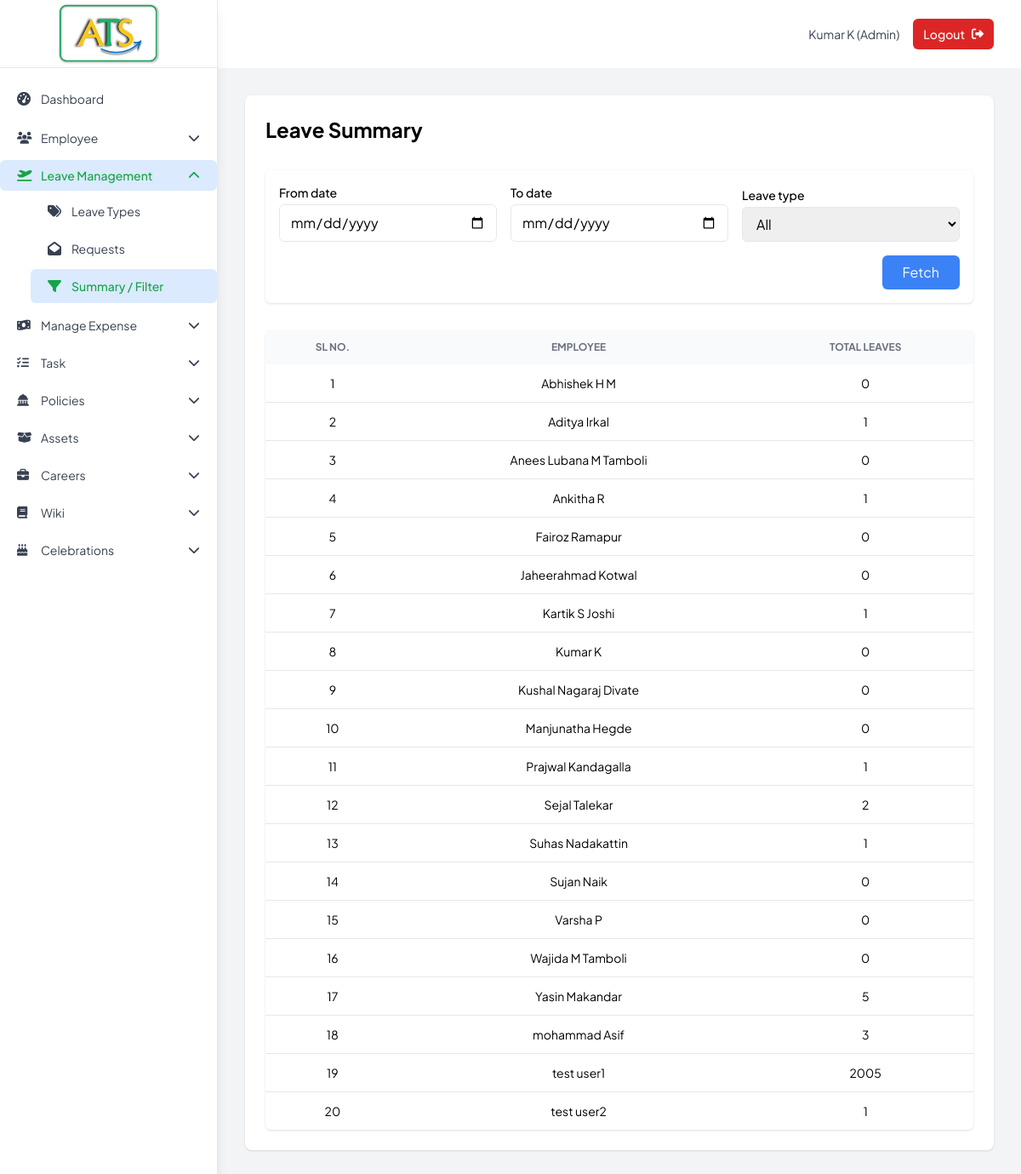
Page /admin/leave_summary (signed in) on the committed database.
### tables this page shows
CREATE TABLE tbl_employee (
                emp_id INTEGER PRIMARY KEY AUTOINCREMENT,
                first_name TEXT NOT NULL,
                last_name TEXT NOT NULL,
                gender TEXT NOT NULL,
                dob DATE NOT NULL,
                address TEXT NOT NULL,
                phone_no TEXT NOT NULL,
                email TEXT UNIQUE NOT NULL,
                password TEXT NOT NULL,
                status TEXT DEFAULT 'active',
                emp_type TEXT DEFAULT 'emp',
                inserted_date DATETIME DEFAULT CURRENT_TIMESTAMP
            );

### app.py (the view)
@app.route('/admin/leave_summary', methods=['GET', 'POST'])
def admin_leave_summary():
    if 'user_id' not in session or session['emp_type'] != 'admin':
        return redirect(url_for('login'))
    f_date_from   = request.form.get('date_from')         if request.method == 'POST' else ''
    f_date_to     = request.form.get('date_to')           if request.method == 'POST' else ''
    f_leave_type  = request.form.get('leave_type_id')     if request.method == 'POST' else ''
    leave_types   = db.get_leave_types()
    summary       = db.get_leave_summary(
                        date_from   = f_date_from or None,
                        date_to     = f_date_to   or None,
                        leave_type_id = f_leave_type or None
                    )
    return render_template('admin_leave_summary.html',
                           leave_types = leave_types,
                           summary     = summary,
                           f_date_from = f_date_from,
                           f_date_to   = f_date_to,
                           f_leave_type= f_leave_type)

### database.py (called while the page is built)
    def get_connection(self):
        return sqlite3.connect(self.db_name)

    def get_leave_types(self):
        with self.get_connection() as c:
            return c.execute('SELECT leave_type_id, leave_type FROM tbl_leave_type ORDER BY leave_type').fetchall()

### templates/admin_leave_summary.html (shortened to what this page needs)
{% extends "base.html" %}
{% block content %}
<div class="max-w-6xl mx-auto">
<div class="bg-white shadow rounded-lg">
  <div class="px-4 py-5 sm:p-6">
      <div class="mb-8">
        <h1 class="text-2xl font-bold mb-6">Leave Summary</h1>
      </div>
  <form method="POST" class="bg-white p-4 rounded-md shadow mb-8 grid sm:grid-cols-6 gap-4 items-end">
    <div class="sm:col-span-2">
      <label class="block text-sm font-medium mb-1">From date</label>
      <input type="date" name="date_from" value="{{ f_date_from }}" class="w-full border px-3 py-2 rounded-md">
    </div>
    <div class="sm:col-span-2">
      <label class="block text-sm font-medium mb-1">To date</label>
      <input type="date" name="date_to" value="{{ f_date_to }}" class="w-full border px-3 py-2 rounded-md">
    </div>
    <div class="sm:col-span-2">
      <label class="block text-sm font-medium mb-1">Leave type</label>
      <select name="leave_type_id" class="w-full border px-3 py-2 rounded-md">
        <option value="" {% if not f_leave_type %}selected{% endif %}>All</option>
      </select>
    </div>
    <div class="sm:col-span-6 text-right">
      <button class="bg-primary text-white px-6 py-2 rounded-md">Fetch</button>
    </div>
  </form>
  <table class="min-w-full bg-white rounded-md shadow text-sm">
    <thead class="bg-gray-50 text-left uppercase text-xs font-medium text-gray-500">
      <tr>
        <th class="px-4 py-3 text-center">Sl No.</th>
        <th class="px-4 py-3 text-center">Employee</th>
        <th class="px-4 py-3 text-center">Total Leaves</th>
      </tr>
    </thead>
    <tbody class="divide-y">
      {% for row in summary %}
      <tr>
        <td class="px-4 py-3 text-center">{{ loop.index }}</td>
        <td class="px-4 py-3 text-center">{{ row[1] }}</td>
        <td class="px-4 py-3 text-center">{{ row[2]|int }}</td>
      </tr>
      {% endfor %}
    </tbody>
  </table>
</div>
</div>
</div>
{% endblock %}

### templates/base.html (shortened to what this page needs)
<!DOCTYPE html>
<html lang="en">
<head>
    <link href="https://cdn.jsdelivr.net/npm/tailwindcss@2.2.19/dist/tailwind.min.css" rel="stylesheet">
    <link href="https://cdnjs.cloudflare.com/ajax/libs/font-awesome/5.15.4/css/all.min.css" rel="stylesheet">
    <script src="https://cdn.tailwindcss.com"></script>
    <link rel="stylesheet" href="https://cdnjs.cloudflare.com/ajax/libs/font-awesome/6.7.2/css/all.min.css"
 />
    <link href="https://cdn.quilljs.com/1.3.6/quill.snow.css" rel="stylesheet">
</head>
<body class="bg-gray-100 antialiased">
    {% if session.user_id %}
    {% set SIDEBAR_W = '64' %}
    {% set employee_active = request.endpoint in ['add_employee','view_employees'] %}
    {% set project_active = request.endpoint in ['add_project','view_projects'] %}
    {% set leave_active = request.endpoint in ['admin_leave_types', 'admin_leave_requests', 'admin_leave_summary'] %}
    {% set expense_active = request.endpoint in ['admin_expense_types','expense', 'existing_expenses'] %}
    {% set task_active = request.endpoint in ['add_task','view_tasks'] %}
    {% set asset_active = request.endpoint in ['add_asset','view_assets','manage_allocation','asset_history'] %}
    {% set careers_active = request.endpoint in ['add_job', 'view_jobs', 'employee_careers'] %}
    {% set wiki_active = request.endpoint in ['admin_wiki_categories','add_wiki','view_wikis','edit_wiki'] %}
    {% set celebrations_active = request.endpoint in ['admin_employee_celebrations', 'employee_celebrations'] %}
    {% set admin_dashboard_active = request.endpoint == 'admin_dashboard' %}
    {% set employee_dashboard_active = request.endpoint == 'employee_dashboard' %}
    {% set admin_wiki_views_active = request.endpoint == 'admin_wiki_views' %}
    {% set employee_wiki_list_active = request.endpoint == 'employee_wiki_list' %}
    {% set add_wiki_active = request.endpoint == 'add_wiki' %}
    {% set view_wikis_active = request.endpoint == 'view_wikis' %}
    {% set is_policies_active = request.endpoint in ['list_policies', 'add_policy'] %}
    {% set employee_assets_active = request.endpoint in ['employee_assets'] %}
    {% set employee_policies_active = request.endpoint == 'employee_policies' %}
    <aside id="sidebar" class="hidden md:block fixed top-0 left-0 h-screen w-{{ SIDEBAR_W }} bg-white shadow-lg z-40">
        <div class="flex flex-col h-full">
            <div class="flex items-center justify-center h-20 border-b border-r">
                <a href="/">
                    <img src="{{ url_for('static', filename='images/ATS.png') }}" alt="Logo"
                        class="h-[4.5rem] w-auto object-contain">
                </a>
            </div>
            <nav class="flex-1 overflow-y-auto py-4 space-y-2 text-sm border-r">
                {% macro navlink(label, icon, endpoint) -%}
                {% set active = request.endpoint == endpoint %}
                <a href="{{ url_for(endpoint) }}" class="flex items-center px-5 py-2 rounded-md transition
                              {{ 'bg-blue-100 text-green-600 font-medium' if active
                                 else 'text-gray-700 hover:bg-gray-100' }}">
                    <i class="{{ icon }} w-4 mr-3 text-base"></i> {{ label }}
                </a>
                {%- endmacro %}
                {{ navlink('Dashboard','fas fa-tachometer-alt',
                session.emp_type=='admin' and 'admin_dashboard'
                or 'employee_dashboard') }}
                {% if session.emp_type == 'admin' %}
                <details class="group" {{ 'open' if employee_active else '' }}>
                    <summary class="flex items-center px-5 py-2 cursor-pointer rounded-md
                                        {{ 'bg-blue-100 text-green-600 font-medium' if employee_active
                                           else 'text-gray-700 hover:bg-gray-100' }}">
                        <i class="fas fa-users w-4 mr-3"></i> Employee
                        <i class="fas fa-chevron-down ml-auto transform transition group-open:rotate-180"></i>
                    </summary>
                </details>
                <details class="group" {{ 'open' if leave_active else '' }}>
                    <summary class="flex items-center px-5 py-2 cursor-pointer rounded-md
                                        {{ 'bg-blue-100 text-green-600 font-medium' if leave_active
                                           else 'text-gray-700 hover:bg-gray-100' }}">
                        <i class="fas fa-plane-departure w-4 mr-3"></i> Leave Management
                        <i class="fas fa-chevron-down ml-auto transform transition group-open:rotate-180"></i>
                    </summary>
                    <div class="pl-9 mt-1 space-y-1">
                        {{ navlink('Leave Types','fas fa-tags','admin_leave_types') }}
                        {{ navlink('Requests','fas fa-envelope-open','admin_leave_requests') }}
                        {{ navlink('Summary / Filter','fas fa-filter','admin_leave_summary') }}
                    </div>
                </details>
                <details class="group" {{ 'open' if expense_active else '' }}>
                    <summary class="flex items-center px-5 py-2 cursor-pointer rounded-md
                                        {{ 'bg-blue-100 text-green-600 font-medium' if expense_active
                                           else 'text-gray-700 hover:bg-gray-100' }}">
                        <i class="fas fa-money-bill-wave w-4 mr-3"></i> Manage Expense
                        <i class="fas fa-chevron-down ml-auto transform transition group-open:rotate-180"></i>
                    </summary>
                </details>
                <details class="group" {{ 'open' if task_active else '' }}>
                    <summary class="flex items-center px-5 py-2 cursor-pointer rounded-md
                                        {{ 'bg-blue-100 text-green-600 font-medium' if task_active
                                           else 'text-gray-700 hover:bg-gray-100' }}">
                        <i class="fas fa-tasks w-4 mr-3"></i> Task
                        <i class="fas fa-chevron-down ml-auto transform transition group-open:rotate-180"></i>
                    </summary>
                </details>
                <details class="group" {{ 'open' if is_policies_active else '' }}>
                    <summary class="flex items-center px-5 py-2 cursor-pointer rounded-md
                        {{ 'bg-blue-100 text-green-600 font-medium' if is_policies_active
                           else 'text-gray-700 hover:bg-gray-100' }}">
                        <i class="fas fa-solid fa-landmark-dome w-4 mr-3"></i> Policies
                        <i class="fas fa-chevron-down ml-auto transform transition group-open:rotate-180"></i>
                    </summary>
                </details>
                <details class="group" {{ 'open' if request.endpoint in ['add_asset','view_assets', 'manage_allocation'
                    , 'asset_history' ] else '' }}>
                    <summary class="flex items-center px-5 py-2 cursor-pointer rounded-md
                                        {{ 'bg-blue-100 text-green-600 font-medium' if request.endpoint in ['add_asset','view_assets', 'manage_allocation', 'asset_history']
                                        else 'text-gray-700 hover:bg-gray-100' }}">
                        <i class="fas fa-box-open w-4 mr-3"></i> Assets
                        <i class="fas fa-chevron-down ml-auto transform transition group-open:rotate-180"></i>
                    </summary>
                </details>
                <details class="group" {{ 'open' if request.endpoint in ['add_job', 'view_jobs' , 'employee_careers' ]
                    else '' }}>
                    <summary class="flex items-center px-5 py-2 cursor-pointer rounded-md
                                        {{ 'bg-blue-100 text-green-600 font-medium' if request.endpoint in ['add_job', 'view_jobs', 'employee_careers']
                                        else 'text-gray-700 hover:bg-gray-100' }}">
                        <i class="fas fa-briefcase w-4 mr-3"></i> Careers
                        <i class="fas fa-chevron-down ml-auto transform transition group-open:rotate-180"></i>
                    </summary>
                </details>
                <details class="group" {{ 'open' if request.endpoint in
                    ['admin_wiki_categories','add_wiki','view_wikis','edit_wiki', 'admin_wiki_views' ] else '' }}>
                    <summary
                        class="flex items-center px-5 py-2 cursor-pointer rounded-md
                                        {{ 'bg-blue-100 text-green-600 font-medium' if request.endpoint in ['admin_wiki_categories','add_wiki','view_wikis','edit_wiki', 'admin_wiki_views'] else 'text-gray-700 hover:bg-gray-100' }}">
                        <i class="fas fa-book w-4 mr-3"></i> Wiki
                        <i class="fas fa-chevron-down ml-auto transform transition group-open:rotate-180"></i>
                    </summary>
                </details>
                <details class="group" {{ 'open' if celebrations_active else '' }}>
                    <summary class="flex items-center px-5 py-2 cursor-pointer rounded-md
                        {{ 'bg-blue-100 text-green-600 font-medium' if celebrations_active
                           else 'text-gray-700 hover:bg-gray-100' }}">
                        <i class="fas fa-birthday-cake w-4 mr-3"></i> Celebrations
                        <i class="fas fa-chevron-down ml-auto transform transition group-open:rotate-180"></i>
                    </summary>
                </details>
                {% endif %}
            </nav>
        </div>
    </aside>
    <nav class="bg-white sticky top-0 z-30
                flex items-center justify-center h-[5rem] px-4 sm:px-8">
        <div class="ml-auto flex items-center justify-center space-x-4">
            <span class="hidden sm:block text-sm text-gray-700">
                {{ session.first_name }} {{ session.last_name }} ({{ session.emp_type.title() }})
            </span>
            <button id="logoutButton" class="flex items-center gap-2 px-3 py-2 rounded-md bg-red-600 hover:bg-red-700
                           text-white text-sm font-medium focus:outline-none">
                <span class="hidden sm:inline">Logout</span>
                <i class="fas fa-sign-out-alt text-sm"></i>
            </button>
        </div>
    </nav>
    {% endif %}
    <div class="{% if session.user_id %}md:ml-{{ SIDEBAR_W }}{% endif %}">
        <main class="py-8 px-4 sm:px-6 lg:px-8 max-w-7xl mx-auto">
            {% block content %}{% endblock %}
        </main>
    </div>
</body>
</html>

### templates/base.html (style rules this page uses)
html { scroll-behavior: smooth }
body { font-family: "Plus Jakarta Sans", sans-serif }

### rows in the picture
tbl_employee: first_name "Kumar", row "Kumar K", row "0"
tbl_employee: row "Abhishek H M", row "0"
tbl_employee: row "Aditya Irkal", row "1"
tbl_employee: row "Anees Lubana M Tamboli", row "0"
tbl_employee: row "Ankitha R", row "1"
tbl_employee: row "Fairoz Ramapur", row "0"
tbl_employee: row "Jaheerahmad Kotwal", row "0"
tbl_employee: row "Kartik S Joshi", row "1"
tbl_employee: row "Kushal Nagaraj Divate", row "0"
tbl_employee: row "Manjunatha Hegde", row "0"
tbl_employee: row "Prajwal Kandagalla", row "1"
tbl_employee: row "Sejal Talekar", row "2"
tbl_employee: row "Suhas Nadakattin", row "1"
tbl_employee: row "Sujan Naik", row "0"
tbl_employee: row "Varsha P", row "0"
tbl_employee: row "Wajida M Tamboli", row "0"
tbl_employee: row "Yasin Makandar", row "5"
tbl_employee: row "mohammad Asif", row "3"
tbl_employee: first_name "test user1", row "2005"
tbl_employee: first_name "test user2", row "1"

### other values in the picture
{{ label }} "Dashboard Leave Types Requests Summary / Filter"
{{ session.last_name }} "K"
{{ session.emp_type.title() }} "Admin"
